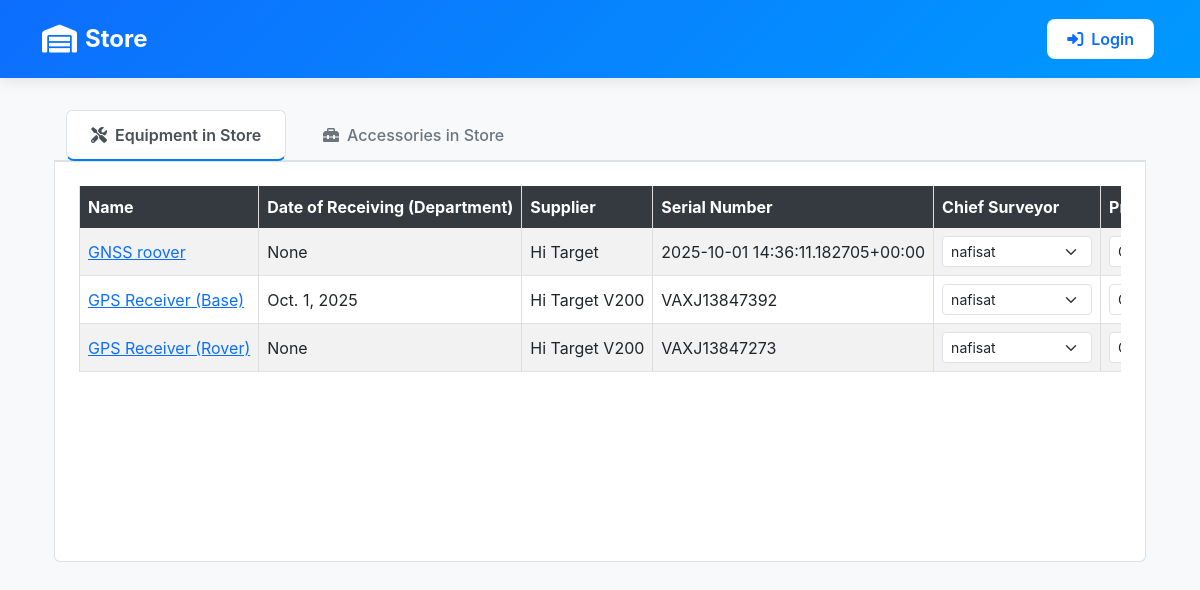
The page /store/ on the database as committed earlier.
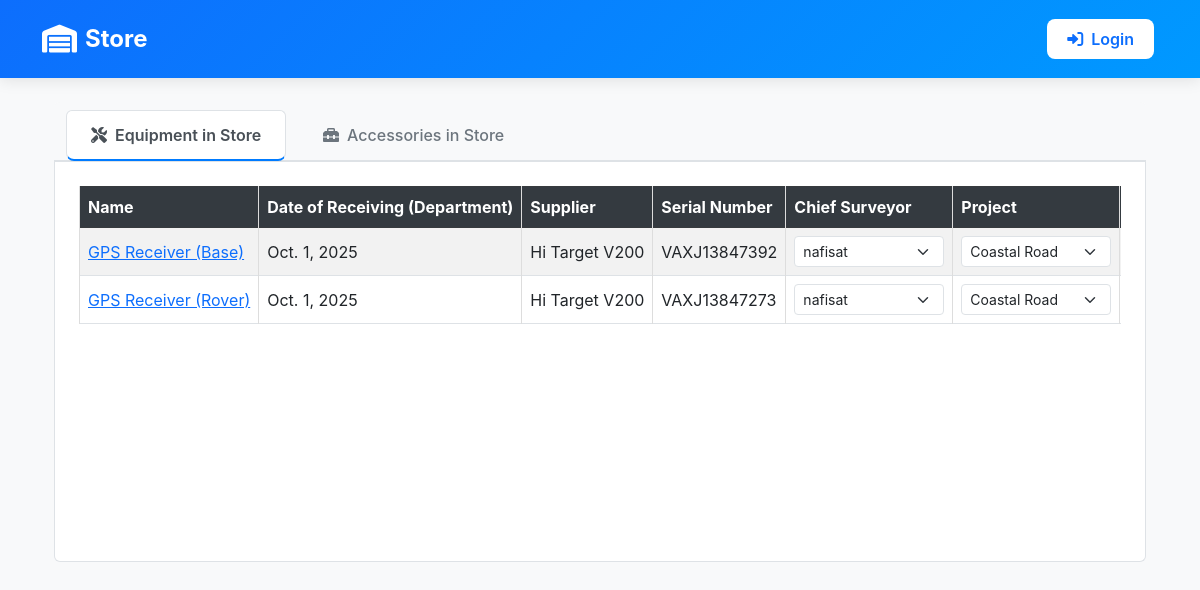
The same page on the database as committed later.
### inventory/models.py (models this page shows, shortened)
class EquipmentsInSurvey(models.Model):
    EQUIPMENT_CHOICES = [
        ('GPS Receiver (Base)', 'GPS Receiver (Base)'),
        ('GPS Receiver (Rover)', 'GPS Receiver (Rover)'),
        ('Data logger', 'Data logger'),
        ('External Radio', "External Radio"),
        ('Total Station', "Total Station"),
        ('Levelling Instrument', 'Levelling Instrument'),
        ('Eco Sounder', 'Eco Sounder'),
    ]
    supplier_name = [
        ('Hi Target V200', 'Hi Target V200'),
        ('Hi Target', 'Hi Target'),
        ('Topcon', 'Topcon'),
        ('Topcon OS-200 Series', 'Topcon OS-200 Series'),
        ('Topcon OS 103', 'Topcon OS 103'),
        ('Topcon Hiper VR', 'Topcon Hiper VR'),
        ('Leica', 'Leica'),
        ('Leica NA730 plus', 'Leica NA730 plus'),
        ('Sokkia', 'Sokkia')
    ]
    owner_choice = [
        ('Hi-Tech', "Hi-Tech"),
        ("Sub-Contractor", "Sub-Contractor")
    ]
    name = models.CharField(max_length=100, help_text="Equipment Name", choices=EQUIPMENT_CHOICES)
    date_of_receiving_from_supplier = models.DateField(blank=True, null=True)
    supplier = models.CharField(max_length=50, choices=supplier_name)
    owner = models.CharField(max_length=20, choices=owner_choice)
    serial_number = models.CharField(max_length=100, help_text="Equipment Serial Number")
    condition = models.CharField(max_length=20, choices=[("Good", "Good"), ("New", "New"), ("Second Hand", "Second Hand"), ("Needs Repair", "Needs Repair")], default="Good")
    CONDITION_AFTER_USE_CHOICES = [
        ("Good", "Good"),
        ("Need Repair", "Need Repair")
    ]
    chief_surveyor = models.ForeignKey(User, on_delete=models.CASCADE, null=True, blank=True)
    surveyor_responsible = models.CharField(max_length=100, null=True, blank=True, help_text="Name of the surveyor responsible for the equipment")
    quantity = models.PositiveBigIntegerField(default=1, help_text="Number of Quantity")
    project = models.CharField(max_length=20, choices=[('Coastal Road', 'Coastal Road'), ('Sokoto', 'Sokoto')], blank=True, null=True, help_text="Project Name")
    section = models.CharField(max_length=100, null=True, blank=True)
    date_receiving_from_department = models.DateField(blank=True, null=True, help_text="Date when the equipment was received from the department")
    status = models.CharField(choices=[('In Store', 'In Store'), ('In Field', 'In Field'), ('With Chief Surveyor', 'With Chief Surveyor'), ('Returning', 'Returning'), ('Delivering', 'Delivering')], max_length=100, default='In Store', blank=True, null=True, help_text="Current status of the equipment")
    delivery_status = models.CharField(max_length=10, choices=[('Delivered', 'Delivered'), ('Delivering', 'Delivering'), ('Cancelled', 'Cancelled')], null=True, blank=True)
    return_comment = models.TextField(null=True, blank=True, help_text="Comment when equipment is returned")
    return_date = models.DateTimeField(null=True, blank=True, help_text="Date when equipment was returned")

### inventory/views.py (the view, shortened to what this page needs)
# urls.py: path('store/', store, name='store'),
def store(request):
    users = User.objects.filter(is_superuser=False)
    data = EquipmentsInSurvey.objects.filter(status="In Store")
    all = EquipmentsInSurvey.objects.all()
    accessories = Accessory.objects.all()
    return render(request, 'inventory/store.html', {'data':data, 'user': users, 'all': all,
                                                    'accessories': accessories})

### inventory/context_processors.py (called while the page is built)
def is_admin(request):
    return {'is_admin': request.user.is_authenticated and request.user.is_superuser}

### inventory/templates/inventory/store.html (shortened to what this page needs)
{% extends 'base/base_dashboard.html' %}
    {% block content %}
    <div class="container-fluid mt-4">
        <ul class="nav nav-tabs mb-4" id="storeTabs" role="tablist">
            <li class="nav-item" role="presentation">
                <button class="nav-link active" id="equipment-tab" data-bs-toggle="tab" data-bs-target="#equipment" type="button" role="tab" aria-controls="equipment" aria-selected="true">
                    <i class="fas fa-tools me-2"></i>Equipment in Store
                </button>
            </li>
            <li class="nav-item" role="presentation">
                <button class="nav-link" id="accessories-tab" data-bs-toggle="tab" data-bs-target="#accessories" type="button" role="tab" aria-controls="accessories" aria-selected="false">
                    <i class="fas fa-toolbox me-2"></i>Accessories in Store
                </button>
            </li>
        </ul>
        <div class="tab-content" id="storeTabsContent">
            <div class="tab-pane fade show active" id="equipment" role="tabpanel" aria-labelledby="equipment-tab">
                <div class="table-responsive">
                    <table class="table table-striped table-hover table-bordered align-middle mb-0">
                        <thead class="table-dark">
                            <tr>
                                <th>Name</th>
                                {% if is_admin %}
                                <th>Date of Receiving (Supplier)</th>
                                {% else %}
                                <th>Date of Receiving (Department)</th>
                                {% endif %}
                                <th>Supplier</th>
                                <th>Serial Number</th>
                                <th>Chief Surveyor</th>
                                <th>Project</th>
                            </tr>
                        </thead>
                        <tbody>
                            {% for info in data %}
                            <tr>
                                <form action="{% url 'store' %}" method="post">
                                    <td><a href="{% url 'equipment_detail' info.id %}">{{ info.name }}</a></td>
                                    {% if is_admin %}
                                    <td>{{ info.date_of_receiving_from_supplier }}</td>
                                    {% else %}
                                    <td>{{ info.date_receiving_from_department }}</td>
                                    {% endif %}
                                    <td>{{ info.supplier }}</td>
                                    <td>{{ info.serial_number }}</td>
                                    <td>
                                        <select name="id" class="form-select form-select-sm">
                                            {% for users in user %}
                                            <option value="{{ users.id }}">{{ users.username }}</option>
                                            {% endfor %}
                                        </select>
                                    </td>
                                    <td>
                                        <select name="project" class="form-select form-select-sm">
                                            <option value="Coastal Road" {% if info.project == "Coastal Road" %}selected{% endif %}>Coastal Road</option>
                                        </select>
                                    </td>
                                </form>
                            </tr>
                            {% endfor %}
                        </tbody>
                    </table>
                </div>
            </div>
        </div>
    </div>
    {% endblock %}

Rows that differ between the two databases and show on the page:
removed EquipmentsInSurvey: name "GNSS roover", date_receiving_from_department "None", supplier "Hi Target", serial_number "2025-10-01 14:36:11.182705+00:00"
changed EquipmentsInSurvey "GPS Receiver (Rover)": date_receiving_from_department "None" → "Oct. 1, 2025"
